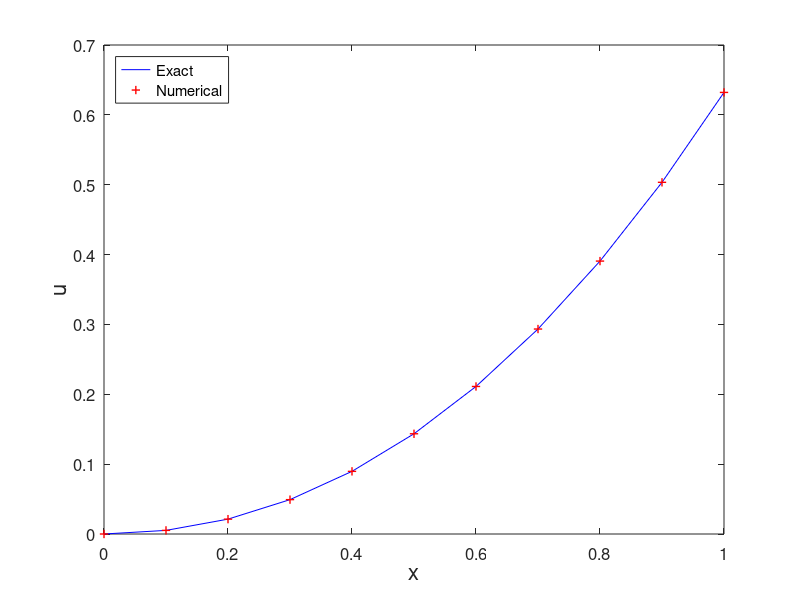

Here is the MATLAB script that generated this plot:
% RungeKutta.m
% Runge-Kutta method for the ODE model
% u'(x)=x^2+x-u, x in [0,1] 
% Initial condition: u(0)=0 ;
% Exact solution: u(x)=-exp(-x)+x^2-x+1.
clear all; close all;
h=0.1;
x=0:h:1;                     % interval partition
N=length(x)-1;
u(1)=0;                      % initial value
fun=@(x,u) x.^2+x-u;         % RHS
for n=1:N
    k1=fun(x(n),u(n));
    k2=fun(x(n)+h./2,u(n)+h.*k1/2);
    k3=fun(x(n)+h./2,u(n)+h.*k2/2);
    k4=fun(x(n)+h,u(n)+h.*k3);
    u(n+1)=u(n)+h.*(k1+2.*k2+2.*k3+k4)./6;
end
ue=-exp(-x)+x.^2-x+1;        % exact solution
plot(x,ue,'b-',x,u,'r+','LineWidth',1)
legend('Exact','Numerical','location','northwest')
% title('Runge-Kutta Method','fontsize',12)
set(gca,'fontsize',12)
xlabel('x','fontsize',16), ylabel('u','fontsize',16)

% print -dpng -r600 RungeKutta.png
% print -depsc2 RungeKutta.eps
